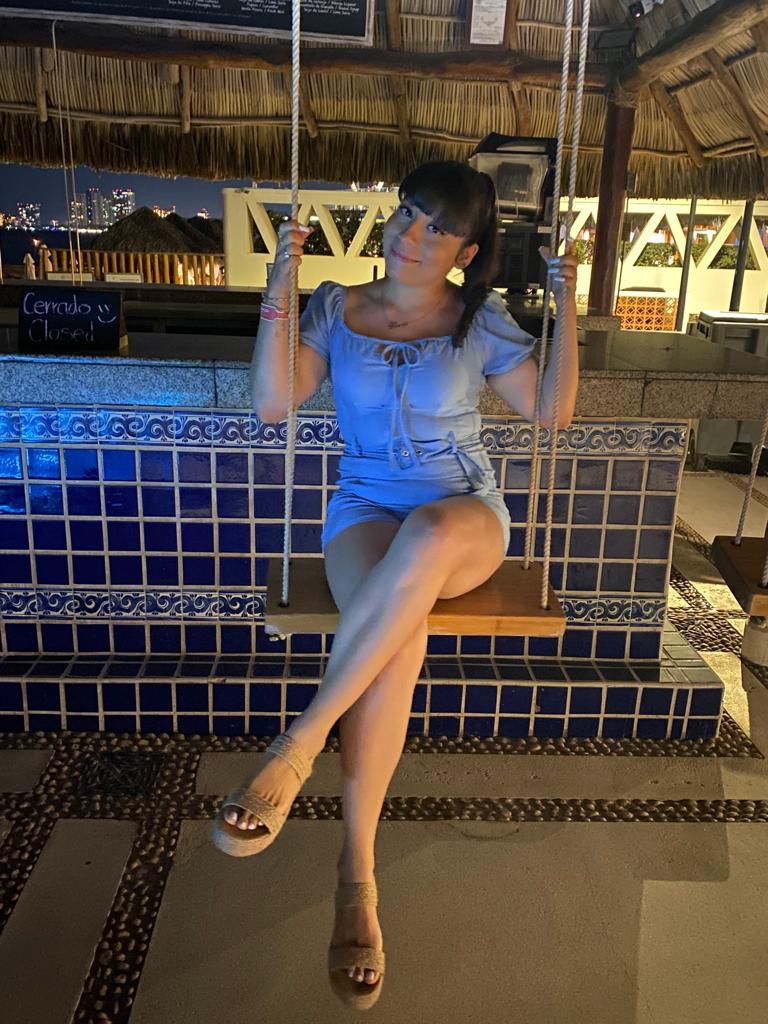
#> input picture ImageVectorizer/Foto.png, 768 x 1024 px
$ python main.py
#> lines starting #> are read from the running program, lines starting #| are printed output that depends on the picture; after the words box and inside, x2 and y2 are one past the last pixel; in counts of white or black regions, pixels touching at a corner belong together
### Compatible with Python 2.7
### OpenCV (2.4)
### Numpy (1.26.4)

import cv2
import numpy as np

if cv2.imread('Foto.png') is not None:
        img = cv2.imread('Foto.png')
#> img is the input picture: shape (1024, 768, 3); mean B, G, R 65.8, 74.4, 85.7
elif  cv2.imread('Foto.jpg') is not None:
        img = cv2.imread('Foto.jpg')

#Default image values
scale_percent = 60
invert_image = 0

###----Controlls----###
def nothing(x):
	pass

cv2.namedWindow("Controls",cv2.WINDOW_NORMAL)

cv2.createTrackbar("Scale","Controls",50,100,nothing)
cv2.createTrackbar("Brightness", "Controls",255, 2*255,nothing)
cv2.createTrackbar("Contrast","Controls",127, 2*127,nothing)
cv2.createTrackbar("Sigma_low","Controls",0,4,nothing)
#> slider 'Sigma_low' is set to 1
cv2.createTrackbar("Sigma_high","Controls",0,4,nothing)
#> slider 'Sigma_high' is set to 4
cv2.createTrackbar("Erosion","Controls",0,10,nothing)
#> slider 'Erosion' is set to 3
cv2.createTrackbar("Opening","Controls",0,10,nothing)
#> slider 'Opening' is set to 3
cv2.createTrackbar("Area_min","Controls",0,2000,nothing)
#> slider 'Area_min' is set to 400
cv2.createTrackbar("Blur","Controls",0,4,nothing)
#> slider 'Blur' is set to 1
cv2.createTrackbar("Invert","Controls",0,1,nothing)
#> slider 'Invert' is set to 1


def controller(img, brightness=255, contrast=127):
    brightness = int((brightness-0)*(255-(-255))/(510-0)+(-255))
    contrast = int((contrast-0)*(127-(-127))/(254-0)+(-127))

    if brightness != 0:
        if brightness > 0:
            shadow = brightness
            max = 255
        else:
            shadow = 0
            max = 255 + brightness

        al_pha = (max-shadow)/255
        ga_mma = shadow

        cal = cv2.addWeighted(img, al_pha,img, 0, ga_mma)

    else:
        cal = img

    if contrast != 0:
        Alpha = float(131 * (contrast + 127)) / (127 * (131 - contrast))
        Gamma = 127 * (1 - Alpha)

        cal = cv2.addWeighted(cal, Alpha,cal, 0, Gamma)

    return cal

while(True):
    cv2.imshow("Original",img)

    ###----Scale the image----###
    scale_percent=cv2.getTrackbarPos("Escala","Controls")+1

    width = int(img.shape[1] * scale_percent / 100)
#> width = 7
    height = int(img.shape[0] * scale_percent / 100)
#> height = 10
    dim = (width, height)
#> dim = (7, 10)

    resized = cv2.resize(img, dim, interpolation = cv2.INTER_AREA)


    cv2.imshow("Original",resized)

    ###----Contrast and brightness----###
    brightness = cv2.getTrackbarPos("Brightness","Controls")
    contrast = cv2.getTrackbarPos("Contrast","Controls")


    effect = controller(resized,brightness,contrast)

    gray = cv2.cvtColor(effect, cv2.COLOR_BGR2GRAY)

    ###----Difference of Gaussians----###
    sigma_low=3+2*((cv2.getTrackbarPos("Sigma_low","Controls")))
    sigma_high=5+2*((cv2.getTrackbarPos("Sigma_high","Controls")))

    if(sigma_high>sigma_low):
        low_sigma = cv2.GaussianBlur(gray,(sigma_low,sigma_low),0)
        high_sigma = cv2.GaussianBlur(gray,(sigma_high,sigma_high),0)
    else:
        low_sigma = cv2.GaussianBlur(gray,(3,3),0)
        high_sigma = cv2.GaussianBlur(gray,(5,5),0)

    DoG = low_sigma - high_sigma

    ###----Openings----###
    opening=cv2.getTrackbarPos("Opening","Controls")+1
    kernel = np.ones((opening,opening),np.uint8)

    open_img = cv2.morphologyEx(DoG, cv2.MORPH_CLOSE, kernel)

    ###---Line erosion---###
    ersosión=cv2.getTrackbarPos("Erosion","Controls")+1
    kernel = np.ones((ersosión, ersosión), np.uint8)
    DoG_Erode = cv2.erode(open_img, kernel)

    ###---Noise cleaning---###

    area_min=cv2.getTrackbarPos("Area_min","Controls")+1
    thresh = cv2.threshold(DoG_Erode, 0, 255, cv2.THRESH_BINARY_INV + cv2.THRESH_OTSU)[1]

    cnts = cv2.findContours(thresh, cv2.RETR_TREE, cv2.CHAIN_APPROX_SIMPLE)
#> cnts = 1 contour; box (x1, y1, x2, y2) and area: (0, 0, 5, 10) 36
    cnts = cnts[0] if len(cnts) == 2 else cnts[1]
#> cnts = [[[0, 0], [0, 9], [4, 9], [4, 0]]]
    for c in cnts:
        area = cv2.contourArea(c)
        if area < area_min:
            cv2.drawContours(thresh, [c], -1, (255,255,255), -1)
#> this loop made 1 pass
#> (c, area) on pass 1: ([[0, 0], [0, 9], [4, 9], [4, 0]], 36)

    ###---Smooth image---###
    blur=1+(2*cv2.getTrackbarPos("Blur","Controls"))
#> blur = 3

    blur_img = cv2.medianBlur(thresh,blur)

    if cv2.getTrackbarPos("Invert","Controls")==1:
            blur_img = (255-blur_img)

    cv2.imshow('Invert_Img',blur_img)

    ###---Save Image---###
    if cv2.waitKey(1) & 0xFF == 27:
#> (key Esc is pressed here)
        width = int(img.shape[1] * 300 / 100)
#> width = 2304
        height = int(img.shape[0] * 300 / 100)
#> height = 3072
        dim = (width, height)
#> dim = (2304, 3072)

        final = cv2.resize(blur_img, dim, interpolation = cv2.INTER_AREA)
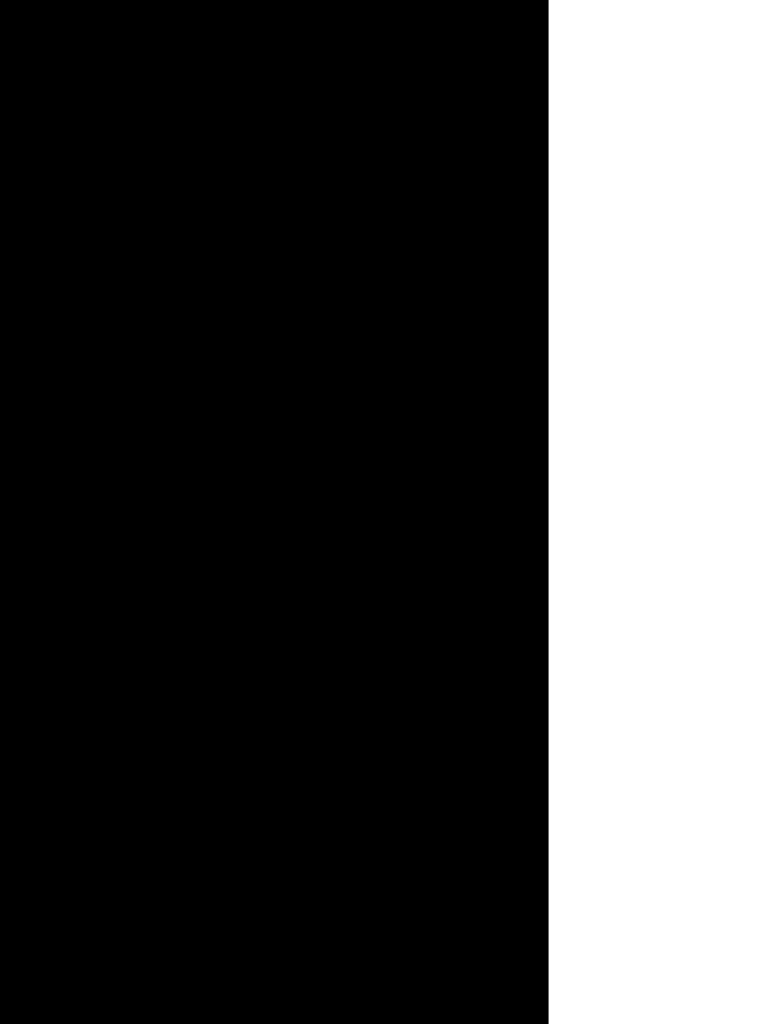
#> final: shape (3072, 2304) (shown at 1/3 size); min 0, max 255, mean 72.9

        cv2.imwrite("Final_Image.jpg",final)
        print("Done")
        break
